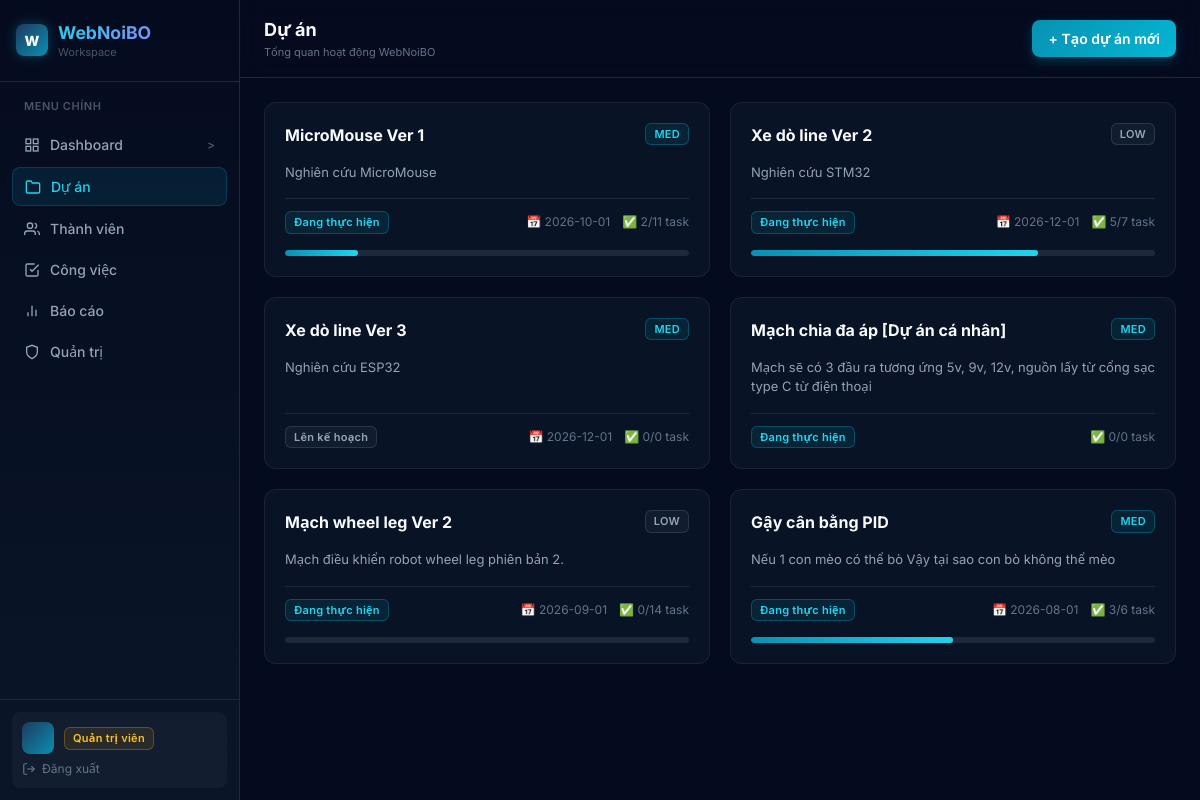
Page /projects/ (signed in) on the committed database.
### apps/projects/models.py (models this page shows, shortened)
class Project(models.Model):
    STATUS_CHOICES = (
        ('planning', 'Lên kế hoạch'),
        ('in_progress', 'Đang thực hiện'),
        ('review', 'Đang review'),
        ('completed', 'Hoàn thành'),
        ('paused', 'Tạm dừng'),
    )
    PRIORITY_CHOICES = (
        ('low', 'Thấp'),
        ('medium', 'Trung bình'),
        ('high', 'Cao'),
        ('critical', 'Khẩn cấp'),
    )
    name = models.CharField(max_length=200)
    description = models.TextField(blank=True, null=True)
    deadline = models.DateField(blank=True, null=True)
    status = models.CharField(max_length=20, choices=STATUS_CHOICES, default='planning')
    priority = models.CharField(max_length=20, choices=PRIORITY_CHOICES, default='medium')
    created_by = models.ForeignKey(User, on_delete=models.SET_NULL, null=True, related_name='created_projects')
    created_at = models.DateTimeField(auto_now_add=True)
    updated_at = models.DateTimeField(auto_now=True)

### apps/projects/views.py (the view)
# urls.py: path('', views.projects_list, name='projects'),
def projects_list(request):
    user = get_user_from_session(request)
    projects = Project.objects.all().order_by('-updated_at')
    project_data = []
    for p in projects:
        tasks = p.tasks.all()
        done_count = tasks.filter(status='done').count()
        task_count = tasks.count()
        project_data.append({
            'id': p.id,
            'name': p.name,
            'description': p.description,
            'deadline': p.deadline.isoformat() if p.deadline else None,
            'status': p.status,
            'priority': p.priority,
            'task_count': task_count,
            'done_count': done_count,
        })
    return render(request, 'projects/list.html', {'projects': project_data, 'user': user})

### core/context_processors.py (called while the page is built)
def global_context(request):
    user_id = request.session.get('user_id')
    user_email = request.session.get('user_email')
    user_name = request.session.get('user_name')
    user_role = request.session.get('user_role', 'member')
    current_user = None
    if user_id:
        try:
            profile = Profile.objects.select_related('user').get(user_id=user_id)
            user_name = profile.full_name
            user_role = profile.role
            request.session['user_name'] = user_name
            request.session['user_role'] = user_role
        except Exception:
            pass
        current_user = {
            'id': user_id,
            'email': user_email,
            'full_name': user_name or user_email,
            'role': user_role,
        }
    return {
        'current_user': current_user,
        'user_name': user_name,
        'user_role': user_role,
    }

### core/utils.py (called while the page is built)
def get_user_from_session(request) -> dict | None:
    if not request.session.get('user_id'):
        return None
    return {
        'id': request.session.get('user_id'),
        'email': request.session.get('user_email'),
        'name': request.session.get('user_name'),
        'role': request.session.get('user_role'),
    }

### templates/projects/list.html (shortened to what this page needs)
{% extends "base.html" %}
{% load static %}
{% block nav_projects %}active{% endblock %}
{% block page_title %}Dự án{% endblock %}
{% block topbar_actions %}
{% if current_user.role == 'admin' or current_user.role == 'leader' %}
<a href="/projects/create/" class="btn-primary">+ Tạo dự án mới</a>
{% endif %}
{% endblock %}
{% block content %}
{% if projects %}
<div style="display:grid;grid-template-columns:repeat(auto-fill,minmax(320px,1fr));gap:1.25rem">
    {% for p in projects %}
    <a href="/projects/{{ p.id }}/" class="glass-card" style="padding:1.25rem;text-decoration:none;color:#e2e8f0;display:flex;flex-direction:column;gap:1rem;transition:all .2s" onmouseover="this.style.borderColor='rgba(6,182,212,0.4)';this.style.transform='translateY(-2px)'" onmouseout="this.style.borderColor='rgba(30,41,59,0.8)';this.style.transform='none'">
        <div style="display:flex;justify-content:space-between;align-items:flex-start">
            <h3 style="font-size:1rem;font-weight:700;color:#f8fafc">{{ p.name }}</h3>
            <span class="badge badge-{{ p.priority }}">{{ p.priority|upper|slice:":3" }}</span>
        </div>
        <p style="font-size:13px;color:#94a3b8;line-height:1.5;flex:1">{{ p.description|default:"Không có mô tả"|truncatechars:90 }}</p>
        <div style="display:flex;justify-content:space-between;align-items:center;padding-top:.75rem;border-top:1px solid #1e293b">
            <span class="badge badge-{{ p.status }}">
                {% if p.status == 'planning' %}Lên kế hoạch
                {% elif p.status == 'in_progress' %}Đang thực hiện
                {% elif p.status == 'review' %}Đang review
                {% elif p.status == 'completed' %}Hoàn thành
                {% elif p.status == 'paused' %}Tạm dừng{% endif %}
            </span>
            <div style="display:flex;gap:12px;font-size:12px;color:#64748b">
                {% if p.deadline %}<span>📅 {{ p.deadline }}</span>{% endif %}
                <span>✅ {{ p.done_count }}/{{ p.task_count }} task</span>
            </div>
        </div>
        {% if p.task_count > 0 %}
        <div class="rem-progress-bar">
            <div class="rem-progress-fill" style="width:{% widthratio p.done_count p.task_count 100 %}%"></div>
        </div>
        {% endif %}
    </a>
    {% endfor %}
</div>
{% endif %}
{% endblock %}

### static/css/main.css (style rules this page uses)
*, *::before, *::after { box-sizing: border-box; margin: 0; padding: 0; }
:root { --navy-950: #03071e; --navy-900: #050b1f; --navy-800: #0a1628; --navy-700: #0f1f38; --navy-600: #162843; --navy-500: #1e3a5f; --cyan-400: #22d3ee; --cyan-500: #06b6d4; --cyan-600: #0891b2; --slate-300: #cbd5e1; --slate-400: #94a3b8; --slate-500: #64748b; --slate-600: #475569; --slate-700: #334155; --slate-800: #1e293b; --slate-900: #0f172a; --sidebar-w: 240px; }
html { scroll-behavior: smooth; }
body { min-height: 100vh; font-family: 'Inter', system-ui, -apple-system, sans-serif; background-color: var(--navy-900); color: #e2e8f0; font-size: 14px; display: flex; line-height: 1.5; }
.glass-card { background: rgba(10, 22, 40, 0.8); backdrop-filter: blur(12px); border: 1px solid rgba(30, 41, 59, 0.8); border-radius: 12px; }
.btn-primary { background: linear-gradient(135deg, #0891b2, #06b6d4); color: white; padding: 8px 16px; border-radius: 8px; font-size: 14px; font-weight: 600; border: none; cursor: pointer; transition: all 0.15s ease; display: inline-flex; align-items: center; gap: 6px; text-decoration: none; box-shadow: 0 4px 12px rgba(6, 182, 212, 0.25); }
.badge { display: inline-flex; align-items: center; padding: 2px 8px; border-radius: 6px; font-size: 11px; font-weight: 600; letter-spacing: 0.025em; border: 1px solid; }
.badge-planning { border-color: rgba(100, 116, 139, 0.3); background: rgba(100, 116, 139, 0.1); color: #94a3b8; }
.badge-in_progress { border-color: rgba(6, 182, 212, 0.3); background: rgba(6, 182, 212, 0.1); color: #22d3ee; }
.badge-low { border-color: rgba(100, 116, 139, 0.3); background: rgba(100, 116, 139, 0.1); color: #94a3b8; }
.badge-medium { border-color: rgba(6, 182, 212, 0.3); background: rgba(6, 182, 212, 0.1); color: #22d3ee; }
.rem-progress-bar { height: 6px; background: #1e293b; border-radius: 3px; overflow: hidden; }
.rem-progress-fill { height: 100%; border-radius: 3px; background: linear-gradient(90deg, #0891b2, #22d3ee); transition: width 0.4s ease; }

### rows in the picture
Project: name "MicroMouse Ver 1", priority "MED", description "Nghiên cứu MicroMouse"
Project: name "Xe dò line Ver 2", priority "LOW", description "Nghiên cứu STM32"
Project: name "Xe dò line Ver 3", priority "MED", description "Nghiên cứu ESP32"
Project: name "Mạch chia đa áp [Dự án cá nhân]", priority "MED", description "Mạch sẽ có 3 đầu ra tương ứng 5v, 9v, 12v, nguồn lấy từ cổng sạc type C từ điện thoại"
Project: name "Mạch wheel leg Ver 2", priority "LOW", description "Mạch điều khiển robot wheel leg phiên bản 2."
Project: name "Gậy cân bằng PID", priority "MED", description "Nếu 1 con mèo có thể bò Vậy tại sao con bò không thể mèo"

### other values in the picture
{{ p.deadline }} "2026-10-01" "2026-12-01" "2026-12-01" "2026-09-01" "2026-08-01"
{{ p.done_count }} "2" "5" "0" "0" "0" "3"
{{ p.task_count }} "11" "7" "0" "0" "14" "6"
